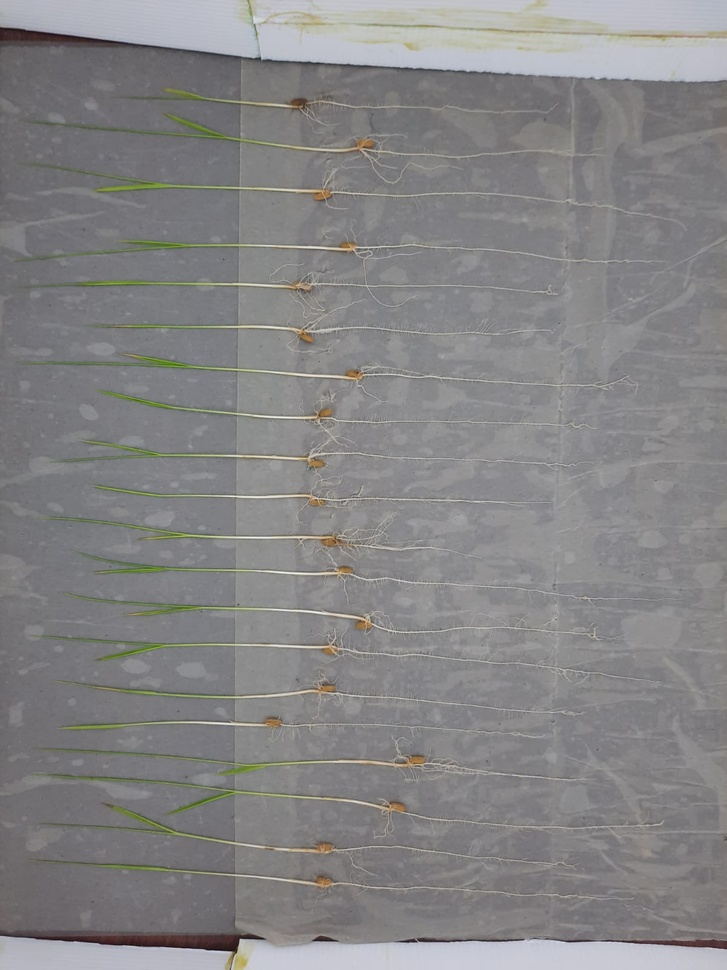
#> input picture Object Measuring Size OpenCV Python Source Code/test.jpeg, 727 x 970 px, shrunk from 1200 x 1600 before the run
$ python thesizer.py --image test.jpeg --width 1.0   (older library calls are emulated)
#> lines starting #> are read from the running program, lines starting #| are printed output that depends on the picture; after the words box and inside, x2 and y2 are one past the last pixel; in counts of white or black regions, pixels touching at a corner belong together
from scipy.spatial import distance as dist
from imutils import perspective
from imutils import contours
import numpy as np
import argparse
import imutils
import cv2
# construct the argument and parse command line input
aparse = argparse.ArgumentParser()
aparse.add_argument("--image", required=True,help="image path")
aparse.add_argument("--width", type=float, required=True,help="width of far left object (inches)")
args = vars(aparse.parse_args())
# load the image, convert it to grayscale, and blur it a bit
image = cv2.imread(args["image"])
#> image is the input picture: shape (970, 727, 3); mean B, G, R 133.2, 132.5, 133.3
gray = cv2.cvtColor(image, cv2.COLOR_BGR2GRAY)
gray = cv2.GaussianBlur(gray, (7, 7), 0)
cv2.imshow("Image", gray)
cv2.waitKey(0)
# perform edge detection + dilation + erosion to close gaps bt edges
edge_detect = cv2.Canny(gray, 15, 100) #play w/min and max values to finetune edges (2nd n 3rd params)
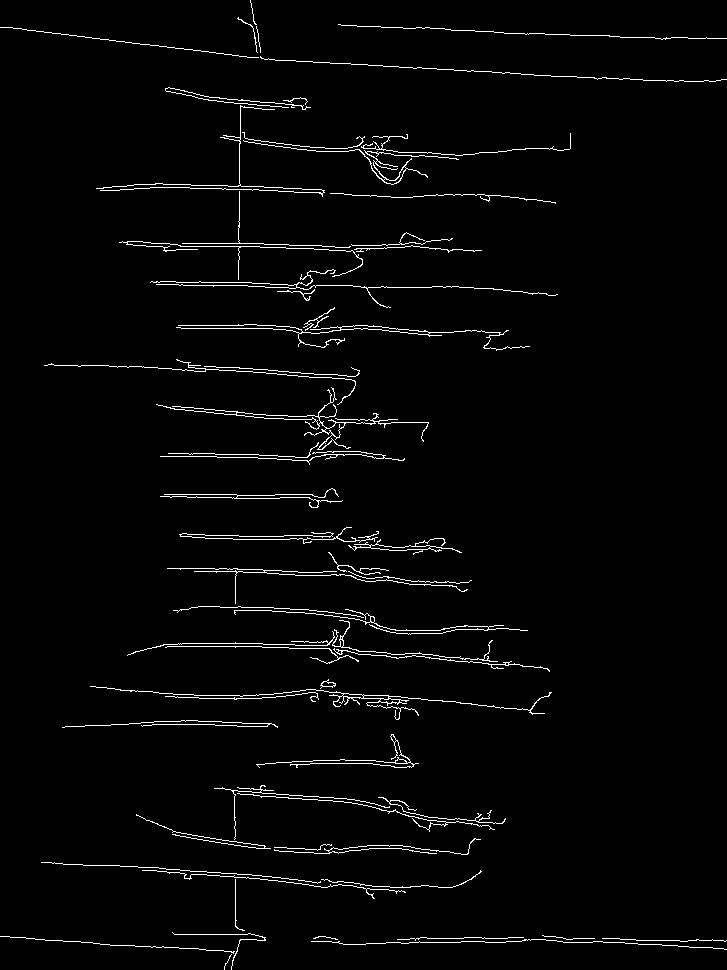
#> edge_detect: shape (970, 727); 2.4% white in thin lines or dots
cv2.imshow("Image", edge_detect)
cv2.waitKey(0)
edge_detect = cv2.dilate(edge_detect, None, iterations=1)
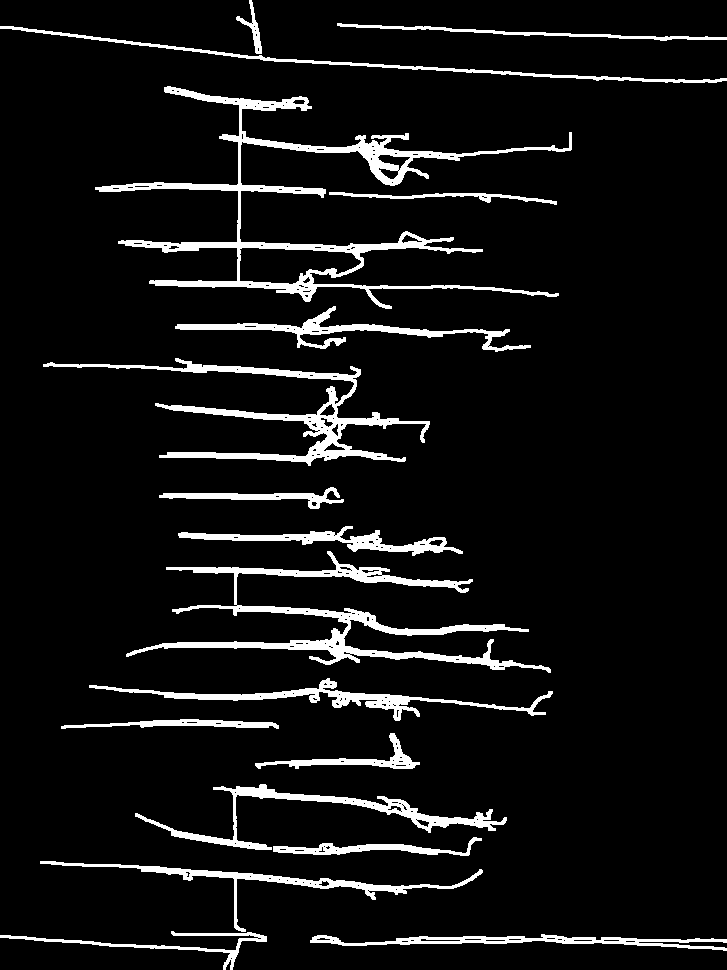
#> edge_detect: shape (970, 727); 7.4% white; 18 white regions
cv2.imshow("Image", edge_detect)
cv2.waitKey(0)
# find contours in the edge map
cntours = cv2.findContours(edge_detect.copy(), cv2.RETR_EXTERNAL, cv2.CHAIN_APPROX_SIMPLE)
#> cntours = 18 contours; largest, box (x1, y1, x2, y2) and area: (95, 86, 572, 309) 13088, (126, 551, 551, 673) 6652, (43, 358, 430, 466) 5324, (135, 784, 507, 850) 2996, (89, 678, 553, 721) 2608
cntours = imutils.grab_contours(cntours)
# sort contours left-to-right
(cntours, _) = contours.sort_contours(cntours)
pixel_to_size = None
# function for finding the midpoint
def mdpt(A, B):
    return ((A[0] + B[0]) * 0.5, (A[1] + B[1]) * 0.5)

# loop over the contours individually
for c in cntours:
    if cv2.contourArea(c) < 100: #ignore/fly through contours that are not big enough
        continue
#> this loop made 18 passes
# compute the rotated bounding box of the contour; should handle cv2 or cv3..
orig = image.copy()
bbox = cv2.minAreaRect(c)
#> bbox = ((531.4, 32.51), (5.69, 389.3), -87.93)
bbox = cv2.cv.boxPoints(bbox) if imutils.is_cv2() else cv2.boxPoints(bbox)
#> bbox = [[725.9, 42.38], [336.8, 28.33], [337, 22.64], [726.1, 36.69]]
bbox = np.array(bbox, dtype="int")
#> bbox = [[725, 42], [336, 28], [337, 22], [726, 36]]
# order the contours and draw bounding box
bbox = perspective.order_points(bbox)
#> bbox = [[337, 22], [725, 42], [726, 36], [336, 28]]
#> (the run stopped early here; a loop or call above may not have finished)
